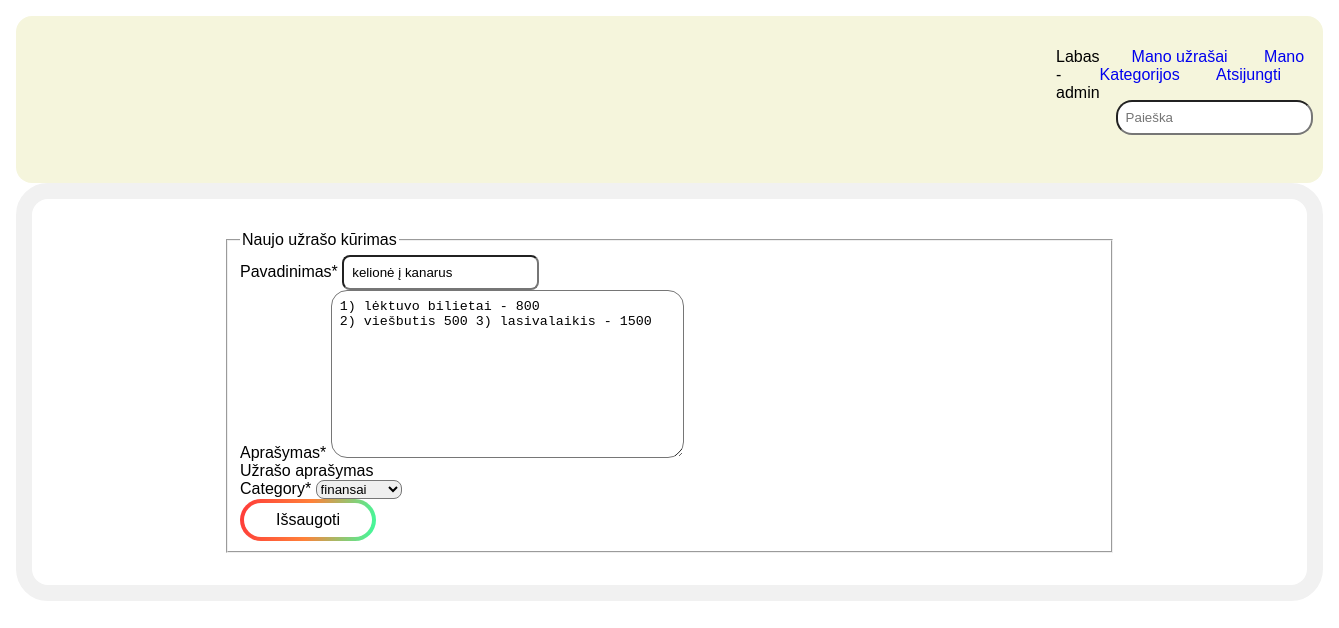
Screenshot of /note/mynotes/6/update (signed in) with the database file from the repository.
### note/models.py (models this page shows, shortened)
class Inscription(models.Model):
    title = models.CharField('Pavadinimas', max_length=200)
    text = models.TextField('Aprašymas', max_length=1000, help_text='Užrašo aprašymas')
    category = models.ForeignKey('Category', on_delete=models.SET_NULL, null=True)
    reader = models.ForeignKey(User, on_delete=models.SET_NULL, null=True, blank=True)
    image = models.ImageField('Nuotrauka', upload_to='covers', null=True)
    class Meta:
        verbose_name = 'Užrašas'
        verbose_name_plural = 'Užrašai'

### note/views.py (the view)
# urls.py: path('mynotes/<int:pk>/update', views.NoteByUserUpdateView.as_view(), name='my-note-update'),
class NoteByUserUpdateView(LoginRequiredMixin, UserPassesTestMixin, generic.UpdateView):
    model = Inscription
    fields = ['title', 'text', 'category',]
    success_url = reverse_lazy('note:mynotes')
    template_name = 'note/user_note_form.html'
    def test_func(self):
        inscription = self.get_object()
        return self.request.user == inscription.reader

### note/models.py (called while the page is built)
    def __str__(self):
        return self.name

### note/templates/note/user_note_form.html (shortened to what this page needs)
{% extends "base.html" %}
{% load crispy_forms_tags %}
{% block content %}
    <div>
    <form method="POST">
        <fieldset class="">
            <legend class="">Naujo užrašo kūrimas</legend>
            {{ form|crispy }}
            <button class="button" type="submit">Išsaugoti</button>
        </fieldset>
    </form>
    </div>
{% endblock content %}

### notebook/templates/base.html (shortened to what this page needs)
<!DOCTYPE html>
<html lang="en">
<head>
    {% load static %}
    <link rel="stylesheet" href="{% static 'note/style.css' %}">
</head>
<body>
    {% block sidebar %}
            <div class="header">
            {% if user.is_authenticated %}
                <h>Labas - {{ user.get_username }}</h>
            <nav>
                <a href="{% url 'note:mynotes' %}">Mano užrašai</a>
                <a href="{% url 'note:mycategorys' %}">Mano Kategorijos</a>
                <a href="{% url 'logout' %}">Atsijungti</a>
                <form action="{% url 'note:search' %}" method="get" class="form-inline my-2 my-md-0">
                    <input name="query" class="form-control" type="text" placeholder="Paieška">
                </form>
            </nav>
            {% else %}
            <nav>
                <a href="{% url 'note:index' %}">Sveiki</a>
                <a href="{% url 'login'%}?next={% url 'note:index' %}">Prisijungti</a>
                <a href="{% url 'note:register' %}">Registruotis</a>
            </nav>
            {% endif %}
            </div>
    {% endblock %}
    <div>{% block content %}{% endblock %}</div>
</body>
</html>

### note/static/note/style.css (style rules this page uses)
body { margin: 1rem; font-family: 'Ubuntu', sans-serif; }
.header { display: flex; justify-content: space-between; background-color: beige; padding: 2rem 2rem 2rem 65rem; border-radius: 1rem; }
.header nav a { text-decoration: none; margin-left: 2rem; padding: 0; }
.button { border-radius: 100rem; font-size: 1rem; padding:0.5rem 2rem; color: black; border: solid 4px transparent; background-image: linear-gradient(rgba(255,57,57, 0), rgba(255,129,57, 0), rgb(57,255,160, 0)), linear-gradient(101deg, #FF3939, #FF8139, #39FFA0); background-origin: border-box; background-clip: content-box, border-box; box-shadow: 2px 1000px 1px #fff inset; }
form { border: 1rem solid #f1f1f1; padding: 2rem 12rem; border-radius: 2rem; }
form[action='/note/search/'] { border: 0rem; margin: 0.5rem; padding: 0.5rem; border-radius: 1rem; }
.form-control { border-radius: 1rem; padding: 0.5rem; }
.textinput, textarea, select { border-radius: 0.5rem; }

### rows the page displays
Inscription: title "kelionė į kanarus", text "1) lėktuvo bilietai - 800 2) viešbutis 500 3) lasivalaikis - 1500", category "finansai"

### other values shown
{{ user.get_username }} "admin"
